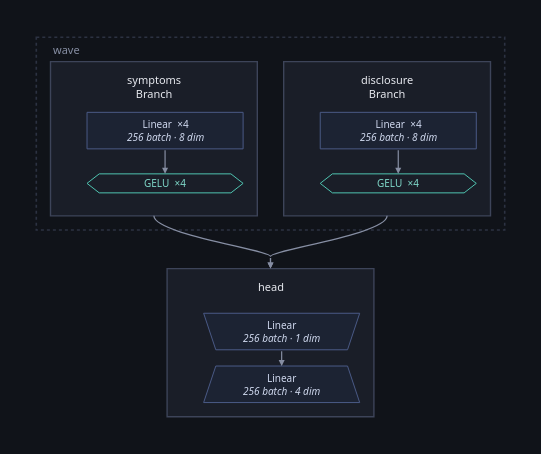

The notebook cell saved with this chart:
### Markdown cell above
## Symptom 4 — the join is too narrow

A bottleneck of one: everything downstream is a function of a single number,
however wide the branches were.

### Code cell
pinched = built(activation="gelu", squeeze=1)
fit(pinched, "attempt-5", lr=0.02)

pinched.figure(inside=architecture(pinched, DATA[0][0]))

### Figure 1 — Plotly figure (JSON) as saved in the notebook; plotly's stock layout.template omitted (floating-point values rounded to 4 significant figures)
{"data": [{"hoverinfo": "text", "hovertext": ["<b>symptoms</b><br>class: Branch<br>device: cpu", "<b>disclosure</b><br>class: Branch<br>device: cpu", "<b>head</b><br>class: Head<br>device: cpu"], "marker": {"opacity": 0, "size": 1}, "mode": "markers", "showlegend": false, "type": "scatter", "x": [115.9, 345.7, 230.8], "y": [100.0, 100.0, 301.0]}], "layout": {"annotations": [{"align": "left", "font": {"color": "#868ea3", "family": "system-ui, -apple-system, Segoe UI, Roboto, sans-serif", "size": 11}, "showarrow": false, "text": "wave", "x": 14.0, "xanchor": "left", "y": 12.0, "yanchor": "middle"}, {"align": "center", "font": {"color": "#e7e9ef", "family": "system-ui, -apple-system, Segoe UI, Roboto, sans-serif", "size": 11}, "showarrow": false, "text": "symptoms<br>Branch", "x": 115.9, "xanchor": "center", "y": 49.0, "yanchor": "middle"}, {"align": "center", "font": {"color": "#cfd8ee", "family": "system-ui, -apple-system, Segoe UI, Roboto, sans-serif", "size": 10}, "showarrow": false, "text": "Linear  ×4<br><i>256 batch · 8 dim</i>", "x": 126.9, "xanchor": "center", "y": 92.0, "yanchor": "middle"}, {"align": "center", "font": {"color": "#7fd8c9", "family": "system-ui, -apple-system, Segoe UI, Roboto, sans-serif", "size": 10}, "showarrow": false, "text": "GELU  ×4", "x": 126.9, "xanchor": "center", "y": 144.0, "yanchor": "middle"}, {"align": "center", "font": {"color": "#e7e9ef", "family": "system-ui, -apple-system, Segoe UI, Roboto, sans-serif", "size": 11}, "showarrow": false, "text": "disclosure<br>Branch", "x": 345.7, "xanchor": "center", "y": 49.0, "yanchor": "middle"}, {"align": "center", "font": {"color": "#cfd8ee", "family": "system-ui, -apple-system, Segoe UI, Roboto, sans-serif", "size": 10}, "showarrow": false, "text": "Linear  ×4<br><i>256 batch · 8 dim</i>", "x": 356.7, "xanchor": "center", "y": 92.0, "yanchor": "middle"}, {"align": "center", "font": {"color": "#7fd8c9", "family": "system-ui, -apple-system, Segoe UI, Roboto, sans-serif", "size": 10}, "showarrow": false, "text": "GELU  ×4", "x": 356.7, "xanchor": "center", "y": 144.0, "yanchor": "middle"}, {"align": "center", "font": {"color": "#e7e9ef", "family": "system-ui, -apple-system, Segoe UI, Roboto, sans-serif", "size": 11}, "showarrow": false, "text": "head", "x": 230.8, "xanchor": "center", "y": 245.5, "yanchor": "middle"}, {"align": "center", "font": {"color": "#cfd8ee", "family": "system-ui, -apple-system, Segoe UI, Roboto, sans-serif", "size": 10}, "showarrow": false, "text": "Linear<br><i>256 batch · 1 dim</i>", "x": 241.8, "xanchor": "center", "y": 290.0, "yanchor": "middle"}, {"align": "center", "font": {"color": "#cfd8ee", "family": "system-ui, -apple-system, Segoe UI, Roboto, sans-serif", "size": 10}, "showarrow": false, "text": "Linear<br><i>256 batch · 4 dim</i>", "x": 241.8, "xanchor": "center", "y": 342.0, "yanchor": "middle"}, {"arrowcolor": "#868ea3", "arrowhead": 2, "arrowsize": 1, "arrowwidth": 1.2, "ax": 126.9, "axref": "x", "ay": 110.0, "ayref": "y", "showarrow": true, "text": "", "x": 126.9, "xref": "x", "y": 134.6, "yref": "y"}, {"arrowcolor": "#868ea3", "arrowhead": 2, "arrowsize": 1, "arrowwidth": 1.2, "ax": 356.7, "axref": "x", "ay": 110.0, "ayref": "y", "showarrow": true, "text": "", "x": 356.7, "xref": "x", "y": 134.6, "yref": "y"}, {"arrowcolor": "#868ea3", "arrowhead": 2, "arrowsize": 1, "arrowwidth": 1.2, "ax": 241.8, "axref": "x", "ay": 308.0, "ayref": "y", "showarrow": true, "text": "", "x": 241.8, "xref": "x", "y": 324.0, "yref": "y"}, {"arrowcolor": "#868ea3", "arrowhead": 2, "arrowsize": 1, "arrowwidth": 1.2, "ax": 230.8, "axref": "x", "ay": 216.0, "ayref": "y", "showarrow": true, "text": "", "x": 230.8, "xref": "x", "y": 228.0, "yref": "y"}, {"arrowcolor": "#868ea3", "arrowhead": 2, "arrowsize": 1, "arrowwidth": 1.2, "ax": 230.8, "axref": "x", "ay": 216.0, "ayref": "y", "showarrow": true, "text": "", "x": 230.8, "xref": "x", "y": 228.0, "yref": "y"}], "font": {"color": "#e7e9ef", "family": "system-ui, -apple-system, Segoe UI, Roboto, sans-serif", "size": 12}, "height": 454.0, "hoverlabel": {"align": "left", "bgcolor": "#1a1e28", "bordercolor": "#2c3242", "font": {"color": "#e7e9ef", "family": "system-ui, -apple-system, Segoe UI, Roboto, sans-serif"}}, "legend": {"bgcolor": "rgba(0,0,0,0)", "font": {"color": "#868ea3"}, "orientation": "h", "x": 1, "xanchor": "right", "y": 1.02, "yanchor": "bottom"}, "margin": {"b": 16, "l": 16, "r": 16, "t": 16}, "paper_bgcolor": "#101319", "plot_bgcolor": "#101319", "shapes": [{"fillcolor": "rgba(0,0,0,0)", "layer": "below", "line": {"color": "#2c3242", "dash": "dot", "width": 1.6}, "type": "rect", "x0": 0.0, "x1": 461.6, "y0": 0.0, "y1": 190.0}, {"fillcolor": "#1a1e28", "layer": "below", "line": {"color": "#3d4459", "width": 1.4}, "type": "rect", "x0": 14.0, "x1": 217.8, "y0": 24.0, "y1": 176.0}, {"fillcolor": "#1c2333", "layer": "below", "line": {"color": "#4a5a86", "width": 1.0}, "path": "M 50.0,74.0 L 203.8,74.0 L 203.8,110.0 L 50.0,110.0 Z", "type": "path", "xref": "x", "yref": "y"}, {"fillcolor": "rgba(0,0,0,0)", "layer": "below", "line": {"color": "#4fc3b0", "width": 1.0}, "path": "M 50.0,144.0 L 62.0,134.64 L 191.8,134.64 L 203.8,144.0 L 191.8,153.35999999999999 L 62.0,153.35999999999999 Z", "type": "path", "xref": "x", "yref": "y"}, {"fillcolor": "#1a1e28", "layer": "below", "line": {"color": "#3d4459", "width": 1.4}, "type": "rect", "x0": 243.8, "x1": 447.6, "y0": 24.0, "y1": 176.0}, {"fillcolor": "#1c2333", "layer": "below", "line": {"color": "#4a5a86", "width": 1.0}, "path": "M 279.8,74.0 L 433.6,74.0 L 433.6,110.0 L 279.8,110.0 Z", "type": "path", "xref": "x", "yref": "y"}, {"fillcolor": "rgba(0,0,0,0)", "layer": "below", "line": {"color": "#4fc3b0", "width": 1.0}, "path": "M 279.8,144.0 L 291.8,134.64 L 421.6,134.64 L 433.6,144.0 L 421.6,153.35999999999999 L 291.8,153.35999999999999 Z", "type": "path", "xref": "x", "yref": "y"}, {"fillcolor": "#1a1e28", "layer": "below", "line": {"color": "#3d4459", "width": 1.4}, "type": "rect", "x0": 128.9, "x1": 332.7, "y0": 228.0, "y1": 374.0}, {"fillcolor": "#1c2333", "layer": "below", "line": {"color": "#4a5a86", "width": 1.0}, "path": "M 164.9,272.0 L 318.70000000000005,272.0 L 306.70000000000005,308.0 L 176.9,308.0 Z", "type": "path", "xref": "x", "yref": "y"}, {"fillcolor": "#1c2333", "layer": "below", "line": {"color": "#4a5a86", "width": 1.0}, "path": "M 176.9,324.0 L 306.70000000000005,324.0 L 318.70000000000005,360.0 L 164.9,360.0 Z", "type": "path", "xref": "x", "yref": "y"}, {"layer": "below", "line": {"color": "#868ea3", "width": 1.2}, "path": "M 115.9,176.0 C 115.9,194.2 230.8,209.8 230.8,216.0", "type": "path", "xref": "x", "yref": "y"}, {"layer": "below", "line": {"color": "#868ea3", "width": 1.2}, "path": "M 345.70000000000005,176.0 C 345.70000000000005,194.2 230.8,209.8 230.8,216.0", "type": "path", "xref": "x", "yref": "y"}], "width": 541.6, "xaxis": {"range": [-20.0, 481.6], "visible": false}, "yaxis": {"range": [394.0, -20], "scaleanchor": "x", "visible": false}}}
